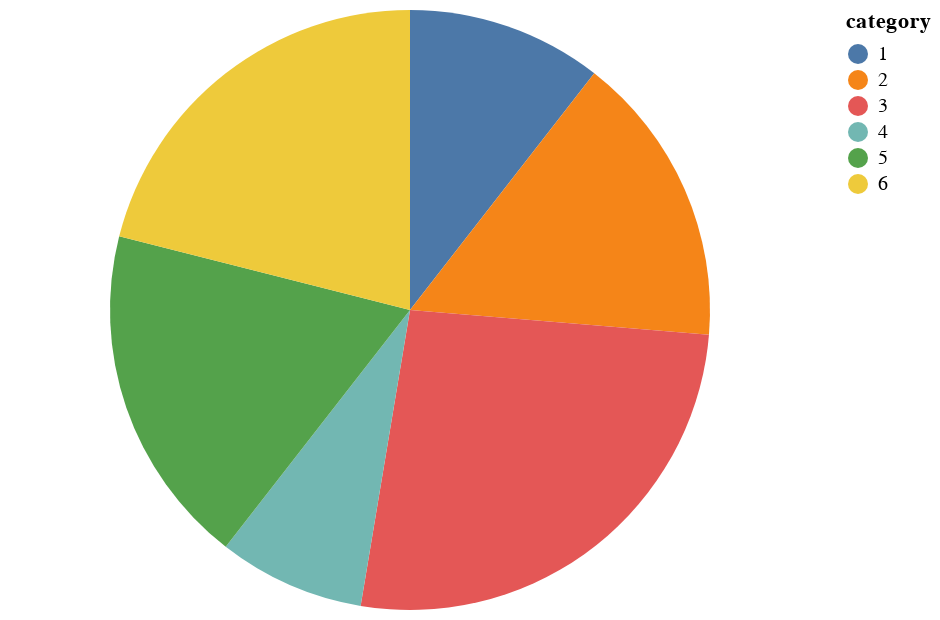

Source (notebook cell):
### Markdown cell above
### Visualisasi yang dapat dibentuk dengan library Altair:

### Code cell
# @title Pie Chart
source = pd.DataFrame({"category": [1, 2, 3, 4, 5, 6], "value": [4, 6, 10, 3, 7, 8]})

alt.Chart(source).mark_arc().encode(
    theta=alt.Theta(field="value", type="quantitative"),
    color=alt.Color(field="category", type="nominal"),
)

### Figure 1 — Vega-Lite specification as saved in the notebook (floating-point values rounded to 4 significant figures)
{"config": {"view": {"continuousWidth": 400, "continuousHeight": 300}}, "data": {"name": "data-c9896de6322bcd9cf0fe9396e0b72d16"}, "mark": "arc", "encoding": {"color": {"field": "category", "type": "nominal"}, "theta": {"field": "value", "type": "quantitative"}}, "$schema": "https://vega.github.io/schema/vega-lite/v4.17.0.json", "datasets": {"data-c9896de6322bcd9cf0fe9396e0b72d16": [{"category": 1, "value": 4}, {"category": 2, "value": 6}, {"category": 3, "value": 10}, {"category": 4, "value": 3}, {"category": 5, "value": 7}, {"category": 6, "value": 8}]}}
